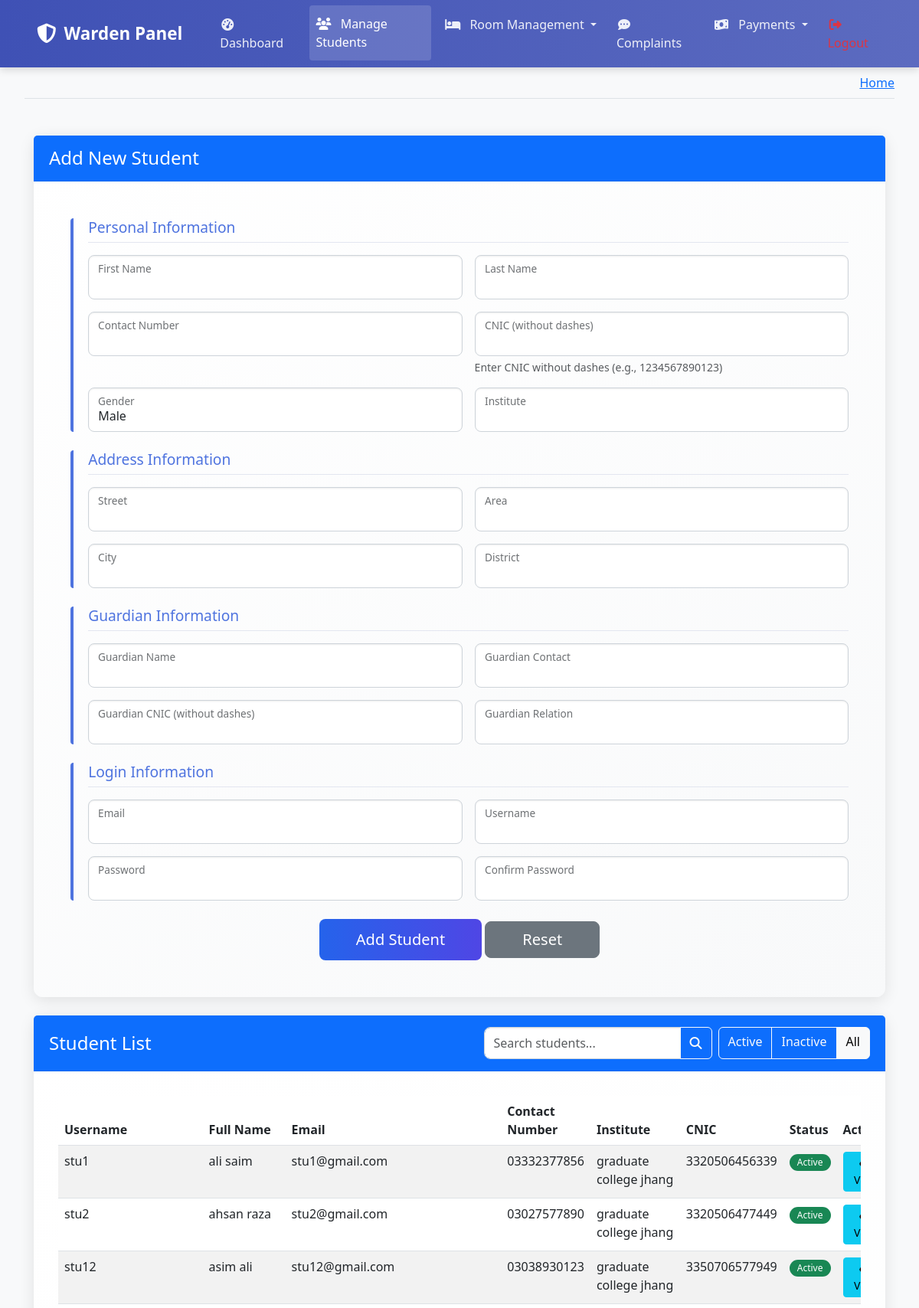
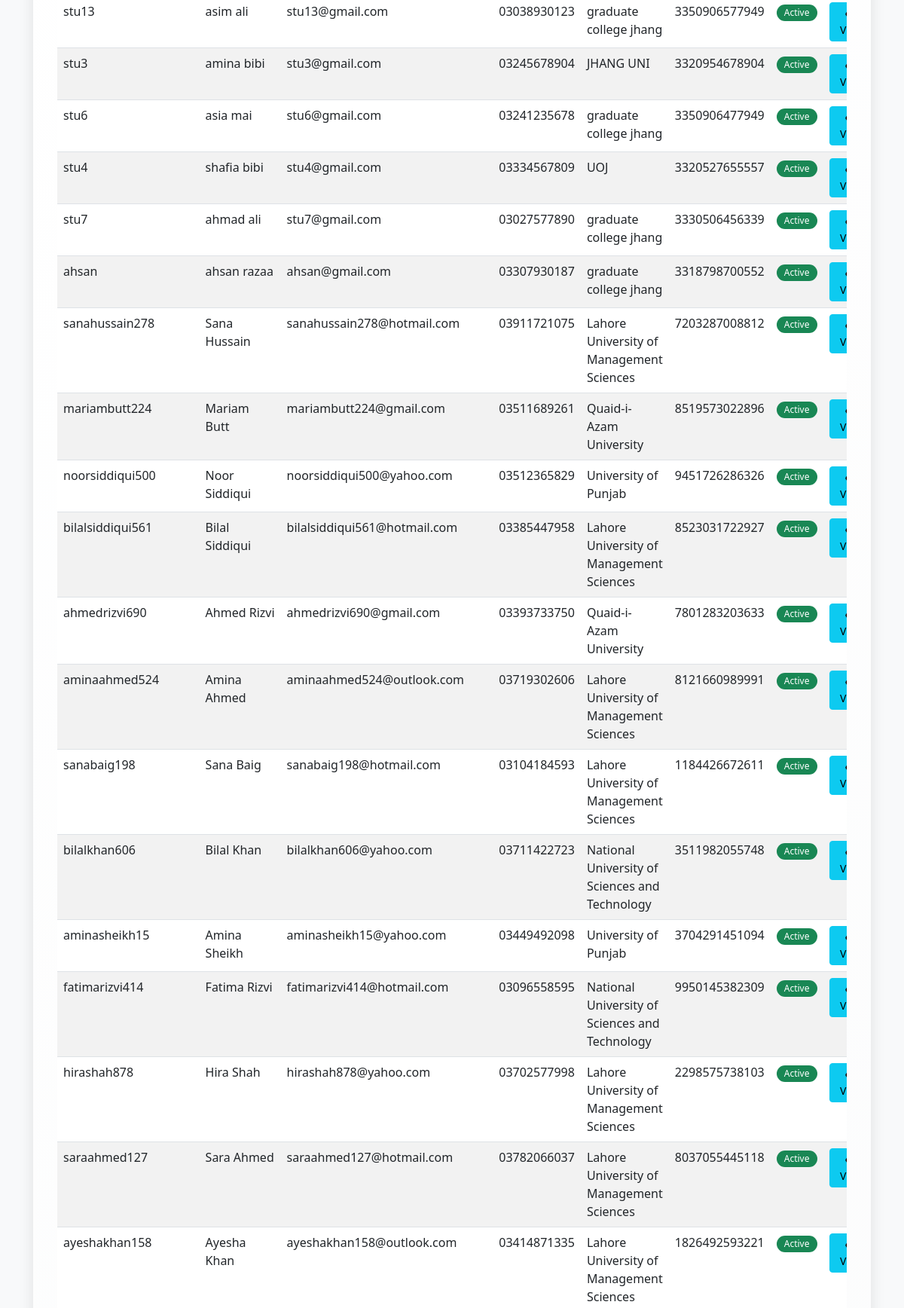
The app's page /warden/students/ (signed in, upper part) with its own data (2 pictures, top to bottom).
### coustom_admin/models.py (models this page shows, shortened)
class Student(models.Model):
    user = models.OneToOneField(User, on_delete=models.CASCADE)
    contact_number = models.CharField(max_length=11)
    cnic = models.CharField(max_length=15, unique=True, help_text="Enter CNIC without dashes (e.g., 1234567890123)")
    gender = models.CharField(max_length=10, choices=[('Male', 'Male'), ('Female', 'Female'), ('Other', 'Other')])
    institute = models.CharField(max_length=100)
    guardian_name = models.CharField(max_length=100, blank=True, null=True)
    guardian_cnic = models.CharField(max_length=13, blank=True, null=True, help_text="Enter CNIC without dashes (e.g., 1234567890123)")
    guardian_relation = models.CharField(max_length=50, blank=True, null=True)
    guardian_contact = models.CharField(max_length=11, blank=True, null=True)
    street = models.CharField(max_length=100, blank=True, null=True)
    area = models.CharField(max_length=100, blank=True, null=True)
    city = models.CharField(max_length=50, blank=True, null=True)
    district = models.CharField(max_length=50, blank=True, null=True)

### warden/views.py (the view, shortened to what this page needs)
# urls.py: path('students/', views.WardenManageStudentsView.as_view(), name='manage_students'),
class WardenManageStudentsView(LoginRequiredMixin, UserPassesTestMixin, ListView):
    model = Student
    template_name = 'warden/managestudents.html'
    context_object_name = 'students'
    def test_func(self):
        return hasattr(self.request.user, 'warden_profile')
    def get_queryset(self):
        queryset = Student.objects.all()
        search_query = self.request.GET.get('search')
        status = self.request.GET.get('status')
        if status == 'active':
            queryset = queryset.filter(user__is_active=True)
        elif status == 'inactive':
            queryset = queryset.filter(user__is_active=False)
        return queryset
    def get_context_data(self, **kwargs):
        context = super().get_context_data(**kwargs)
        context['page_title'] = 'Manage Students'
        if 'form' not in context:
            context['form'] = StudentRegistrationForm()
        return context

### warden/templates/warden/managestudents.html (shortened to what this page needs)
{% extends 'warden/warden_base.html' %}
{% load static %}
{% block content %}
<div class="container mt-5">
    <div class="card mb-4">
        <div class="card-header bg-primary text-white">
            <h4 class="mb-0">Add New Student</h4>
        </div>
        <div class="card-body">
            <form id="studentForm" method="POST" action="{% url 'warden:manage_students' %}" class="p-3">
                <div class="mb-4 border-left-primary">
                    <h5 class="section-title mb-3">Personal Information</h5>
                    <div class="row g-3">
                        <div class="col-md-6">
                            <div class="form-floating">
                                {{ form.first_name }}
                                <label for="id_first_name">First Name</label>
                            </div>
                        </div>
                        <div class="col-md-6">
                            <div class="form-floating">
                                {{ form.last_name }}
                                <label for="id_last_name">Last Name</label>
                            </div>
                        </div>
                        <div class="col-md-6">
                            <div class="form-floating">
                                {{ form.contact_number }}
                                <label for="id_contact_number">Contact Number</label>
                            </div>
                        </div>
                        <div class="col-md-6">
                            <div class="form-floating">
                                {{ form.cnic }}
                                <label for="id_cnic">CNIC (without dashes)</label>
                                <div class="form-text">{{ form.cnic.help_text }}</div>
                            </div>
                        </div>
                        <div class="col-md-6">
                            <div class="form-floating">
                                {{ form.gender }}
                                <label for="id_gender">Gender</label>
                            </div>
                        </div>
                        <div class="col-md-6">
                            <div class="form-floating">
                                {{ form.institute }}
                                <label for="id_institute">Institute</label>
                            </div>
                        </div>
                    </div>
                </div>
                <div class="mb-4 border-left-primary">
                    <h5 class="section-title mb-3">Address Information</h5>
                    <div class="row g-3">
                        <div class="col-md-6">
                            <div class="form-floating">
                                {{ form.street }}
                                <label for="id_street">Street</label>
                            </div>
                        </div>
                        <div class="col-md-6">
                            <div class="form-floating">
                                {{ form.area }}
                                <label for="id_area">Area</label>
                            </div>
                        </div>
                        <div class="col-md-6">
                            <div class="form-floating">
                                {{ form.city }}
                                <label for="id_city">City</label>
                            </div>
                        </div>
                        <div class="col-md-6">
                            <div class="form-floating">
                                {{ form.district }}
                                <label for="id_district">District</label>
                            </div>
                        </div>
                    </div>
                </div>
                <div class="mb-4 border-left-primary">
                    <h5 class="section-title mb-3">Guardian Information</h5>
                    <div class="row g-3">
                        <div class="col-md-6">
                            <div class="form-floating">
                                {{ form.guardian_name }}
                                <label for="id_guardian_name">Guardian Name</label>
                            </div>
                        </div>
                        <div class="col-md-6">
                            <div class="form-floating">
                                {{ form.guardian_contact }}
                                <label for="id_guardian_contact">Guardian Contact</label>
                            </div>
                        </div>
                        <div class="col-md-6">
                            <div class="form-floating">
                                {{ form.guardian_cnic }}
                                <label for="id_guardian_cnic">Guardian CNIC (without dashes)</label>
                            </div>
                        </div>
                        <div class="col-md-6">
                            <div class="form-floating">
                                {{ form.guardian_relation }}
                                <label for="id_guardian_relation">Guardian Relation</label>
                            </div>
                        </div>
                    </div>
                </div>
                <div class="mb-4 border-left-primary">
                    <h5 class="section-title mb-3">Login Information</h5>
                    <div class="row g-3">
                        <div class="col-md-6">
                            <div class="form-floating">
                                {{ form.email }}
                                <label for="id_email">Email</label>
                            </div>
                        </div>
                        <div class="col-md-6">
                            <div class="form-floating">
                                {{ form.username }}
                                <label for="id_username">Username</label>
                            </div>
                        </div>
                        <div class="col-md-6">
                            <div class="form-floating">
                                {{ form.password }}
                                <label for="id_password">Password</label>
                            </div>
                        </div>
                        <div class="col-md-6">
                            <div class="form-floating">
                                {{ form.confirm_password }}
                                <label for="id_confirm_password">Confirm Password</label>
                            </div>
                        </div>
                    </div>
                </div>
                <div class="col-12 text-center mt-4">
                    <button type="submit" class="btn btn-primary btn-lg px-5" id="submitBtn">Add Student</button>
                    <button type="reset" class="btn btn-secondary btn-lg px-5">Reset</button>
                </div>
            </form>
        </div>
    </div>
    <div class="card">
        <div class="card-header bg-primary text-white d-flex justify-content-between align-items-center">
            <h4 class="mb-0">Student List</h4>
            <div class="d-flex">
                <div class="input-group me-2" style="max-width: 300px;">
                    <input type="text" id="searchInput" class="form-control" placeholder="Search students..." value="{{ request.GET.search|default:'' }}">
                    <button class="btn btn-outline-light" type="button" id="searchButton">
                        <i class="fas fa-search"></i>
                    </button>
                </div>
                <div class="btn-group" role="group">
                    <a href="?status=active" class="btn btn-outline-light {% if request.GET.status == 'active' %}active{% endif %}">
                        Active
                    </a>
                    <a href="?status=inactive" class="btn btn-outline-light {% if request.GET.status == 'inactive' %}active{% endif %}">
                        Inactive
                    </a>
                    <a href="?" class="btn btn-outline-light {% if not request.GET.status %}active{% endif %}">
                        All
                    </a>
                </div>
            </div>
        </div>
        <div class="card-body">
            <div class="table-responsive">
                <table class="table table-striped">
                    <thead>
                        <tr>
                            <th>Username</th>
                            <th>Full Name</th>
                            <th>Email</th>
                            <th>Contact Number</th>
                            <th>Institute</th>
                            <th>CNIC</th>
                            <th>Status</th>
                            <th>Actions</th>
                        </tr>
                    </thead>
                    <tbody id="studentTable">
                        {% for student in students %}
                            <tr>
                                <td>{{ student.user.username }}</td>
                                <td>{{ student.user.first_name }} {{ student.user.last_name }}</td>
                                <td>{{ student.user.email }}</td>
                                <td>{{ student.contact_number }}</td>
                                <td>{{ student.institute }}</td>
                                <td>{{ student.cnic }}</td>
                                <td>
                                    <span class="badge {% if student.user.is_active %}bg-success{% else %}bg-danger{% endif %}">
                                        {% if student.user.is_active %}Active{% else %}Inactive{% endif %}
                                    </span>
                                </td>
                                <td>
                                    <button class="btn btn-sm btn-info view-student"
                                            data-id="{{ student.id }}"
                                            data-bs-toggle="modal"
                                            data-bs-target="#viewStudentModal">
                                         View
                                    </button>
                                </td>
                            </tr>
                        {% endfor %}
                    </tbody>
                </table>
            </div>
        </div>
    </div>
</div>
{% endblock %}

### warden/templates/warden/warden_base.html (style rules this page uses)
:root { --primary-color: #3f51b5; --secondary-color: #5c6bc0; --accent-color: #ff4081; --light-gray: #f5f5f5; --dark-gray: #333; }
body { font-family: 'Segoe UI', Tahoma, Geneva, Verdana, sans-serif; background-color: #f8f9fa; color: #333; }
.card { border: none; border-radius: 10px; box-shadow: 0 2px 10px rgba(0, 0, 0, 0.05); margin-bottom: 20px; transition: transform 0.3s, box-shadow 0.3s; }
.card-header { background-color: white; border-bottom: 1px solid rgba(0, 0, 0, 0.05); font-weight: 600; padding: 15px 20px; }
.btn-primary { background-color: var(--primary-color); border-color: var(--primary-color); }
.badge { padding: 5px 10px; font-weight: 500; border-radius: 20px; }

### warden/templates/warden/managestudents.html (style rules this page uses)
.card { border-radius: 12px; box-shadow: 0 4px 20px rgba(0, 0, 0, 0.1); background: linear-gradient(145deg, #ffffff, #f8f9fa); }
.card-body { padding: 2rem; }
.btn-primary { background: linear-gradient(90deg, #2563eb, #4f46e5); border: none; padding: 0.75rem 2rem; border-radius: 8px; transition: background 0.3s ease; }
.form-control, .form-select { border-radius: 8px; border-color: #ced4da; box-shadow: inset 0 1px 2px rgba(0, 0, 0, 0.075); height: calc(2.5rem + 2px); }
.border-left-primary { border-left: 0.3rem solid #4e73df; padding-left: 1.2rem; border-radius: 4px; }
.section-title { color: #4e73df; margin-bottom: 1rem; padding-bottom: 0.5rem; border-bottom: 1px solid #e3e6f0; font-size: 1.2rem; }

### records on screen
Student: user.username "stu1", user.first_name "ali", user.last_name "saim", user.email "stu1@gmail.com", contact_number "03332377856", institute "graduate college jhang", cnic "3320506456339", shows "Active"
Student: user.username "stu2", user.first_name "ahsan", user.last_name "raza", user.email "stu2@gmail.com", contact_number "03027577890", institute "graduate college jhang", cnic "3320506477449", shows "Active"
Student: user.username "stu12", user.first_name "asim", user.last_name "ali", user.email "stu12@gmail.com", contact_number "03038930123", institute "graduate college jhang", cnic "3350706577949", shows "Active"
Student: user.username "stu13", user.first_name "asim", user.last_name "ali", user.email "stu13@gmail.com", contact_number "03038930123", institute "graduate college jhang", cnic "3350906577949", shows "Active"
Student: user.username "stu3", user.first_name "amina", user.last_name "bibi", user.email "stu3@gmail.com", contact_number "03245678904", institute "JHANG UNI", cnic "3320954678904", shows "Active"
Student: user.username "stu6", user.first_name "asia", user.last_name "mai", user.email "stu6@gmail.com", contact_number "03241235678", institute "graduate college jhang", cnic "3350906477949", shows "Active"
Student: user.username "stu4", user.first_name "shafia", user.last_name "bibi", user.email "stu4@gmail.com", contact_number "03334567809", institute "UOJ", cnic "3320527655557", shows "Active"
Student: user.username "stu7", user.first_name "ahmad", user.last_name "ali", user.email "stu7@gmail.com", contact_number "03027577890", institute "graduate college jhang", cnic "3330506456339", shows "Active"
Student: user.username "ahsan", user.first_name "ahsan", user.last_name "razaa", user.email "ahsan@gmail.com", contact_number "03307930187", institute "graduate college jhang", cnic "3318798700552", shows "Active"
Student: user.username "sanahussain278", user.first_name "Sana", user.last_name "Hussain", user.email "sanahussain278@hotmail.com", contact_number "03911721075", institute "Lahore University of Management Sciences", cnic "7203287008812", shows "Active"
Student: user.username "mariambutt224", user.first_name "Mariam", user.last_name "Butt", user.email "mariambutt224@gmail.com", contact_number "03511689261", institute "Quaid-i-Azam University", cnic "8519573022896", shows "Active"
Student: user.username "noorsiddiqui500", user.first_name "Noor", user.last_name "Siddiqui", user.email "noorsiddiqui500@yahoo.com", contact_number "03512365829", institute "University of Punjab", cnic "9451726286326", shows "Active"
Student: user.username "bilalsiddiqui561", user.first_name "Bilal", user.last_name "Siddiqui", user.email "bilalsiddiqui561@hotmail.com", contact_number "03385447958", institute "Lahore University of Management Sciences", cnic "8523031722927", shows "Active"
Student: user.username "ahmedrizvi690", user.first_name "Ahmed", user.last_name "Rizvi", user.email "ahmedrizvi690@gmail.com", contact_number "03393733750", institute "Quaid-i-Azam University", cnic "7801283203633", shows "Active"
Student: user.username "aminaahmed524", user.first_name "Amina", user.last_name "Ahmed", user.email "aminaahmed524@outlook.com", contact_number "03719302606", institute "Lahore University of Management Sciences", cnic "8121660989991", shows "Active"
Student: user.username "sanabaig198", user.first_name "Sana", user.last_name "Baig", user.email "sanabaig198@hotmail.com", contact_number "03104184593", institute "Lahore University of Management Sciences", cnic "1184426672611", shows "Active"
Student: user.username "bilalkhan606", user.first_name "Bilal", user.last_name "Khan", user.email "bilalkhan606@yahoo.com", contact_number "03711422723", institute "National University of Sciences and Technology", cnic "3511982055748", shows "Active"
Student: user.username "aminasheikh15", user.first_name "Amina", user.last_name "Sheikh", user.email "aminasheikh15@yahoo.com", contact_number "03449492098", institute "University of Punjab", cnic "3704291451094", shows "Active"
Student: user.username "fatimarizvi414", user.first_name "Fatima", user.last_name "Rizvi", user.email "fatimarizvi414@hotmail.com", contact_number "03096558595", institute "National University of Sciences and Technology", cnic "9950145382309", shows "Active"
Student: user.username "hirashah878", user.first_name "Hira", user.last_name "Shah", user.email "hirashah878@yahoo.com", contact_number "03702577998", institute "Lahore University of Management Sciences", cnic "2298575738103", shows "Active"
Student: user.username "saraahmed127", user.first_name "Sara", user.last_name "Ahmed", user.email "saraahmed127@hotmail.com", contact_number "03782066037", institute "Lahore University of Management Sciences", cnic "8037055445118", shows "Active"
Student: user.username "ayeshakhan158", user.first_name "Ayesha", user.last_name "Khan", user.email "ayeshakhan158@outlook.com", contact_number "03414871335", institute "Lahore University of Management Sciences", cnic "1826492593221", shows "Active"
